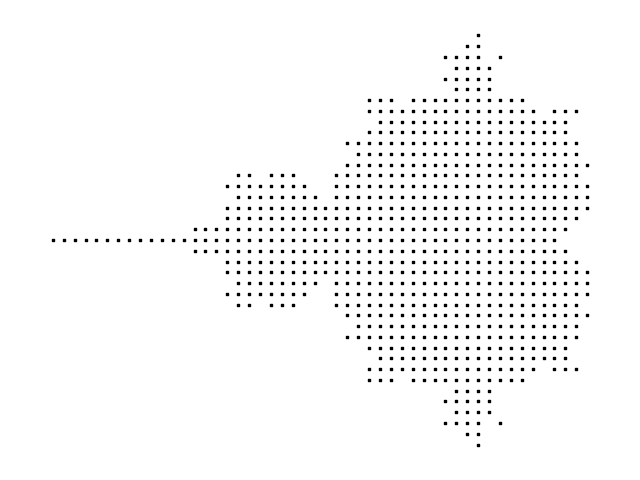

Source code (Python):
#
#
#
# Mandelbrot set: basic scatter
# Ref: https://realpython.com/mandelbrot-set-python/
#
#
#

import Mandelbrot as man
import matplotlib.pyplot as plt

for n, z in enumerate(man.sequence(c=1)):
    print(f"z({n}) = {z}")
    if n >= 9:
        break

c = man.complex_matrix(-2, 0.5, -1.5, 1.5, pixel_density=21)
members = man.get_members(c, num_iterations=20)

plt.scatter(members.real, members.imag, color="black", marker=",", s=1)
plt.gca().set_aspect("equal")
plt.axis("off")
plt.tight_layout()

plt.savefig("Experiment13.png")
plt.show()

